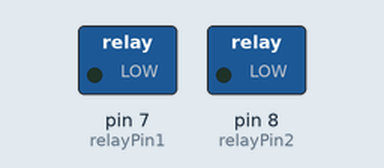
Recording of a sketch running on a simulated Arduino Uno, built with avr-gcc and run on an emulated ATmega328P. Parts: switched loads named in the sketch (green lamp = pin HIGH). The local clock reads 2024-03-15 10:24:30 at power-on unless the sketch sets it; what the sketch prints to the serial monitor is not drawn.

Above: at 0.1 s.
At 0.6 s:
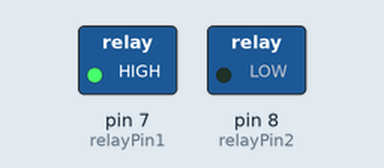
Timing chart, 0 to 2.1 s (numbered marks = the images above):
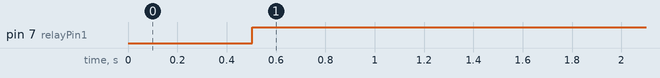

The sketch:

rtc_1307_new.ino
```cpp
#include "RTClib.h"

RTC_DS1307 rtc;


const int relayPin1 = 7;
const int relayPin2 = 8;

bool clockedIn = false;

void setup() {


Serial.begin(115200);
  pinMode(relayPin1, OUTPUT);
   pinMode(relayPin2, OUTPUT);
   Serial.println("welcome");

  if (! rtc.begin()) {
    Serial.println("Couldn't find RTC");
    Serial.flush();
    while (1) delay(10);
  }

  if (! rtc.isrunning()) {
    Serial.println("RTC is NOT running, let's set the time!");
    // When time needs to be set on a new device, or after a power loss, the
    // following line sets the RTC to the date & time this sketch was compiled
    rtc.adjust(DateTime(F(__DATE__), F(__TIME__)));
    // This line sets the RTC with an explicit date & time, for example to set
    // January 21, 2014 at 3am you would call:
    // rtc.adjust(DateTime(2014, 1, 21, 3, 0, 0));
  }

  // When time needs to be re-set on a previously configured device, the
  // following line sets the RTC to the date & time this sketch was compiled
  // rtc.adjust(DateTime(F(__DATE__), F(__TIME__)));
  // This line sets the RTC with an explicit date & time, for example to set
  // January 21, 2014 at 3am you would call:
  // rtc.adjust(DateTime(2014, 1, 21, 3, 0, 0));
}


void loop() {

  // Check if it's morning or evening to control the relay
  DateTime now = rtc.now();
  if (isMorning(now)) {
    clockIn();
    delay(500);
    activateRelay();
    delay(500);

  } else if (isEvening(now)) {
    deactivateRelay();
    delay(500);
    clockOut();
    delay(500);
    Serial.println("Relay off");
  }
}

void clockIn() {
  DateTime now = rtc.now();  // Get the current time from the RTC


  // Display clock in information
  Serial.print("Clocked in at: ");
  printTime(now);
  Serial.println();

  // Update clockedIn flag
  clockedIn = true;
}

void clockOut() {
  DateTime now = rtc.now();  // Get the current time from the RTC

  // Display clock out information
  Serial.print("Clocked out at: ");
  printTime(now);
  Serial.println();

  // Update clockedIn flag
  clockedIn = false;
}

void activateRelay() {
  digitalWrite(relayPin1, HIGH);
}

void deactivateRelay() {
  digitalWrite(relayPin2, HIGH);
}

bool isMorning(DateTime time) {

  return (time.hour() >= 6 && time.hour() < 12);
}

bool isEvening(DateTime time) {

  return (time.hour() >= 18 && time.hour() < 22);
}

void printTime(DateTime time) {
  Serial.print(time.hour());
  Serial.print(':');
  if (time.minute() < 10) {
    Serial.print('0');
  }
  Serial.print(time.minute());
  Serial.print(':');
  if (time.second() < 10) {
    Serial.print('0');
  }
  Serial.print(time.second());
}
```

Measured:
- by itself, pin 7 (relayPin1): LOW → HIGH at 0.50 s
